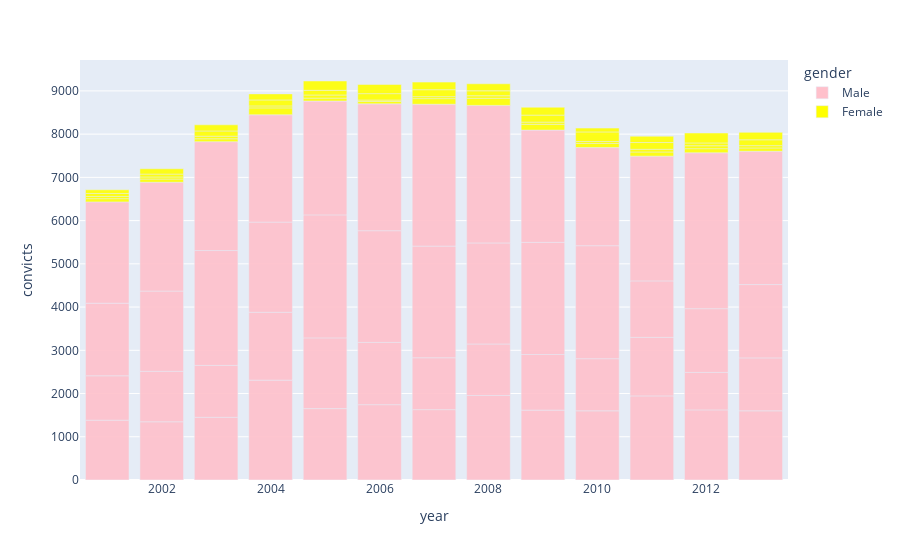

The notebook cell saved with this chart:
### Code cell
barchart = px.bar(
data_frame=df,
x="year",
y="convicts",
color="gender", # differentiate color of marks
opacity=0.9, # set opacity of markers (from 0 to 1)
orientation="v", # 'v','h': orientation of the marks
barmode='relative', # in 'overlay' mode, bars are top of one another.
# in 'group' mode, bars are placed beside each other.
# in 'relative' mode, bars are stacked above (+) or below (-) zero.

color_discrete_sequence=["pink","yellow"]) # set specific marker colors. Color-colum data cannot be numeric

pio.show(barchart)

### Figure 1 — Plotly figure (JSON) as saved in the notebook; plotly's stock layout.template omitted (floating-point values rounded to 4 significant figures)
{"data": [{"alignmentgroup": "True", "hovertemplate": "gender=Male<br>year=%{x}<br>convicts=%{y}<extra></extra>", "legendgroup": "Male", "marker": {"color": "pink", "opacity": 0.9, "pattern": {"shape": ""}}, "name": "Male", "offsetgroup": "Male", "orientation": "v", "showlegend": true, "textposition": "auto", "type": "bar", "x": [2001, 2001, 2001, 2001, 2002, 2002, 2002, 2002, 2003, 2003, 2003, 2003, 2004, 2004, 2004, 2004, 2005, 2005, 2005, 2005, 2006, 2006, 2006, 2006, 2007, 2007, 2007, 2007, 2008, 2008, 2008, 2008, 2009, 2009, 2009, 2009, 2010, 2010, 2010, 2010, 2011, 2011, 2011, 2011, 2012, 2012, 2012, 2012, 2013, 2013, 2013, 2013], "xaxis": "x", "y": [1383, 1027, 1680, 2343, 1346, 1169, 1855, 2517, 1451, 1199, 2657, 2518, 2309, 1571, 2085, 2482, 1651, 1636, 2845, 2634, 1742, 1440, 2584, 2934, 1627, 1200, 2583, 3282, 1955, 1191, 2337, 3182, 1616, 1287, 2595, 2595, 1600, 1205, 2614, 2271, 1945, 1353, 1307, 2886, 1622, 866, 1474, 3607, 1600, 1224, 1697, 3083], "yaxis": "y"}, {"alignmentgroup": "True", "hovertemplate": "gender=Female<br>year=%{x}<br>convicts=%{y}<extra></extra>", "legendgroup": "Female", "marker": {"color": "yellow", "opacity": 0.9, "pattern": {"shape": ""}}, "name": "Female", "offsetgroup": "Female", "orientation": "v", "showlegend": true, "textposition": "auto", "type": "bar", "x": [2001, 2001, 2001, 2001, 2002, 2002, 2002, 2002, 2003, 2003, 2003, 2003, 2004, 2004, 2004, 2004, 2005, 2005, 2005, 2005, 2006, 2006, 2006, 2006, 2007, 2007, 2007, 2007, 2008, 2008, 2008, 2008, 2009, 2009, 2009, 2009, 2010, 2010, 2010, 2010, 2011, 2011, 2011, 2011, 2012, 2012, 2012, 2012, 2013, 2013, 2013, 2013], "xaxis": "x", "y": [74, 52, 69, 84, 74, 49, 66, 122, 67, 61, 120, 142, 160, 46, 138, 140, 67, 72, 109, 215, 56, 33, 147, 213, 129, 46, 161, 175, 165, 58, 114, 162, 135, 50, 162, 182, 96, 44, 221, 88, 96, 63, 156, 146, 94, 68, 65, 230, 76, 54, 135, 172], "yaxis": "y"}], "layout": {"autosize": true, "barmode": "relative", "legend": {"title": {"text": "gender"}, "tracegroupgap": 0}, "margin": {"t": 60}, "xaxis": {"anchor": "y", "autorange": true, "domain": [0, 1], "range": [2000.0, 2014.0], "title": {"text": "year"}, "type": "linear"}, "yaxis": {"anchor": "x", "autorange": true, "domain": [0, 1], "range": [0, 9715.0], "title": {"text": "convicts"}, "type": "linear"}}}
